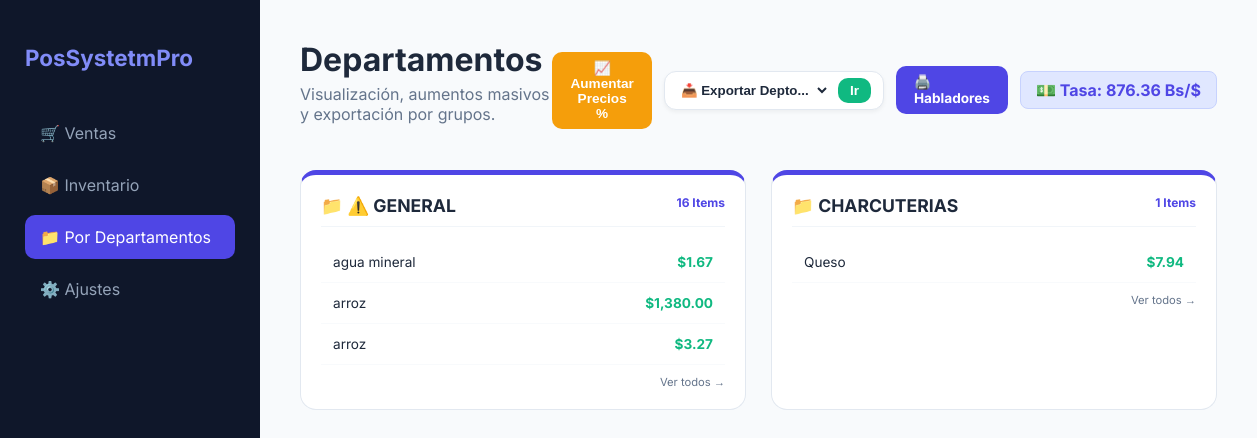
The page /mercancia_departamentos.php (signed in) on the database its author committed.
### tables this page shows
CREATE TABLE `configuracion` (
  `id` int(1) NOT NULL,
  `nombre_negocio` varchar(100) NOT NULL,
  `rif` varchar(20) NOT NULL,
  `direccion` text,
  `mensaje_ticket` varchar(255) DEFAULT NULL,
  `tasa_dolar` decimal(10,2) NOT NULL,
  `moneda_simbolo` varchar(5) DEFAULT '$',
  `mensaje_factura` text,
  `puerto_impresora` varchar(100) DEFAULT NULL,
  `tipo_lector` varchar(50) DEFAULT 'teclado',
  `puerto_lector` varchar(50) DEFAULT NULL,
  `gaveta` varchar(50) DEFAULT 'impresora',
  `impuesto_iva` decimal(5,2) DEFAULT '16.00',
  `impuesto_igtf` decimal(5,2) DEFAULT '3.00',
  `usar_iva` tinyint(1) DEFAULT '1',
  `usar_igtf` tinyint(1) DEFAULT '0',
  `whatsapp_telefono` varchar(20) DEFAULT NULL,
  `whatsapp_api_key` varchar(255) DEFAULT NULL
);

CREATE TABLE `productos` (
  `id` int(11) NOT NULL,
  `codigo_barras` varchar(50) DEFAULT NULL,
  `nombre` varchar(100) NOT NULL,
  `precio_costo` decimal(10,2) DEFAULT NULL,
  `precio` double NOT NULL,
  `stock` decimal(10,3) DEFAULT '0.000',
  `tipo_venta` enum('unidad','granel','paquete') DEFAULT 'unidad',
  `unidad_medida` varchar(10) DEFAULT 'Unid',
  `id_departamento` int(11) DEFAULT NULL,
  `usa_inventario` tinyint(1) DEFAULT '1',
  `moneda` varchar(5) DEFAULT 'USD',
  `moneda_base` varchar(10) DEFAULT NULL,
  `precio_mayor` decimal(10,2) DEFAULT '0.00',
  `cantidad_mayor` int(11) DEFAULT '0',
  `precio_bulto` decimal(10,2) DEFAULT '0.00',
  `cantidad_bulto` int(11) DEFAULT '0',
  `id_proveedor` int(11) DEFAULT NULL,
  `usa_parametros_fiscales` tinyint(1) DEFAULT '1'
);

### mercancia_departamentos.php (the view, shortened to what this page needs)
<?php
include 'conexion.php';
$res_tasa = mysqli_query($conexion, "SELECT tasa_dolar FROM configuracion WHERE id = 1");
$tasa_actual = mysqli_fetch_assoc($res_tasa)['tasa_dolar'] ?? 1;
$sql = "SELECT p.id,
               p.codigo_barras AS codigo,
               p.nombre AS nombre_producto,
               p.precio,
               p.precio_costo,
               p.moneda,
               p.stock,
               IFNULL(d.nombre, '⚠️ GENERAL') AS depto_nombre,
               p.id_departamento
        FROM productos p
        LEFT JOIN departamentos d ON p.id_departamento = d.id
        ORDER BY depto_nombre ASC, p.nombre ASC";
$resultado = mysqli_query($conexion, $sql);
$mercancia_por_departamento = [];
if ($resultado) {
    while ($fila = mysqli_fetch_assoc($resultado)) {
        $depto = $fila['depto_nombre'];
        $mercancia_por_departamento[$depto][] = $fila;
    }
}
?>
<!DOCTYPE html>
<html lang="es">
<head>
</head>
<body>
<aside class="sidebar">
    <h2>PosSystetmPro</h2>
    <nav>
        <a href="ventas.php" class="nav-link">🛒 Ventas</a>
        <a href="inventario.php" class="nav-link">📦 Inventario</a>
        <a href="mercancia_departamentos.php" class="nav-link active">📁 Por Departamentos</a>
        <a href="configuracion.php" class="nav-link">⚙️ Ajustes</a>
    </nav>
</aside>
<main class="main-content">
    <div class="header">
        <div>
            <h1 style="margin:0;">Departamentos</h1>
            <p style="color: var(--text-light); margin-top: 5px;">Visualización, aumentos masivos y exportación por grupos.</p>
        </div>
        <div style="display: flex; gap: 12px; align-items: center;">
            <button onclick="abrirModalAumento()" class="btn-action" style="background: var(--amber);">📈 Aumentar Precios %</button>
            <form method="GET" style="display: flex; gap: 8px; background: white; padding: 6px 12px; border-radius: 12px; border: 1px solid var(--border); box-shadow: 0 2px 4px rgba(0,0,0,0.05);">
                <select name="exportar_depto" style="border: none; outline: none; background: transparent; font-weight: 600; color: var(--text); cursor: pointer;" required>
                    <option value="" disabled selected>📥 Exportar Depto...</option>
                </select>
                <button type="submit" class="btn-action" style="padding: 5px 12px;">Ir</button>
            </form>
            <a href="imprimir_precios.php" class="btn-action" style="background: #4f46e5;">🖨️ Habladores</a>
            <div class="tasa-badge">💵 Tasa: <?php echo number_format($tasa_actual, 2); ?> Bs/$</div>
        </div>
    </div>
    <div class="grid-deptos">
        <?php foreach ($mercancia_por_departamento as $depto => $productos): ?>
            <div class="card-depto" onclick='abrirModal("<?php echo htmlspecialchars($depto); ?>", <?php echo json_encode($productos); ?>)'>
                <div class="card-title">
                    <span>📁 <?php echo htmlspecialchars($depto); ?></span>
                    <span style="font-size: 0.75rem; color: var(--primary);"><?php echo count($productos); ?> Items</span>
                </div>
                <table>
                    <tbody>
                        <?php for ($i = 0; $i < min(3, count($productos)); $i++):
                            $p = $productos[$i];
                            $moneda_p = strtoupper($p['moneda'] ?? 'USD');
                            $precio_usd = ($moneda_p == 'VES' || $moneda_p == 'BS') ? ($p['precio'] / $tasa_actual) : $p['precio'];
                        ?>
                            <tr>
                                <td><?php echo htmlspecialchars($p['nombre_producto']); ?></td>
                                <td style="text-align: right; font-weight: 700; color: var(--success);">$<?php echo number_format($precio_usd, 2); ?></td>
                            </tr>
                        <?php endfor; ?>
                    </tbody>
                </table>
                <div style="margin-top: 10px; font-size: 0.7rem; color: var(--text-light); text-align: right;">Ver todos →</div>
            </div>
        <?php endforeach; ?>
    </div>
</main>
</body>
</html>

### mercancia_departamentos.php (style rules this page uses)
:root { --primary: #4f46e5; --bg: #f8fafc; --card: #ffffff; --text: #1e293b; --text-light: #64748b; --border: #e2e8f0; --success: #10b981; --amber: #f59e0b; --bs-color: #2563eb; }
body { font-family: 'Inter', sans-serif; background: var(--bg); color: var(--text); margin: 0; display: flex; }
.sidebar { width: 260px; background: #0f172a; color: white; height: 100vh; position: fixed; padding: 25px; box-sizing: border-box; }
.sidebar h2 { font-size: 1.4rem; font-weight: 700; margin-bottom: 40px; color: #818cf8; }
.nav-link { display: block; padding: 12px 15px; color: #94a3b8; text-decoration: none; border-radius: 10px; margin-bottom: 8px; transition: 0.3s; }
.nav-link.active { background: var(--primary); color: white; }
.main-content { margin-left: 260px; flex: 1; padding: 40px; }
.header { display: flex; justify-content: space-between; align-items: center; margin-bottom: 30px; }
.tasa-badge { background: #e0e7ff; color: var(--primary); padding: 8px 15px; border-radius: 8px; font-weight: 700; border: 1px solid #c7d2fe; white-space: nowrap; }
.grid-deptos { display: grid; grid-template-columns: repeat(auto-fill, minmax(350px, 1fr)); gap: 25px; }
.card-depto { background: var(--card); border: 1px solid var(--border); border-radius: 16px; padding: 20px; border-top: 5px solid var(--primary); cursor: pointer; transition: 0.2s; }
.card-title { font-size: 1.1rem; font-weight: 700; margin-bottom: 15px; display: flex; justify-content: space-between; border-bottom: 1px solid #f1f5f9; padding-bottom: 10px; }
table { width: 100%; border-collapse: collapse; }
td { padding: 12px; border-bottom: 1px solid #f8fafc; font-size: 0.85rem; }
.btn-action { background: var(--success); color: white; padding: 8px 18px; border-radius: 10px; text-decoration: none; font-size: 0.85rem; font-weight: bold; border: none; cursor: pointer; display: inline-flex; align-items: center; gap: 8px; transition: 0.2s; }

### rows shown on the page
configuracion: tasa_dolar "876.36"
productos: nombre "agua mineral", precio_usd "1.67"
productos: nombre "arroz", precio_usd "1,380.00"
productos: nombre "arroz", precio_usd "3.27"
productos: depto "CHARCUTERIAS", count($productos) "1", nombre "Queso", precio_usd "7.94"

### other values the page prints
$depto "⚠️ GENERAL"
count($productos) "16"
